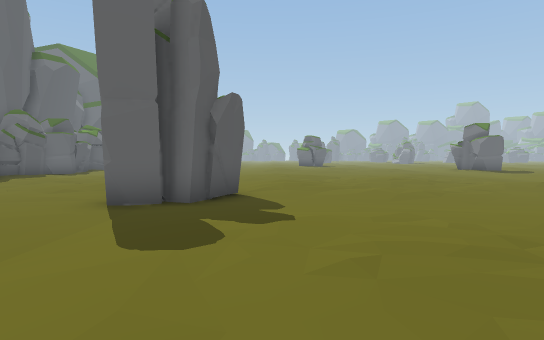
View 1 (above)

21 first-person views from a walk through a scene from a Unity 3-D project. The camera is 1.5 m above the floor, tilts 2° down and sees 75° across. The floor is counted in squares, 2 m on a side. Each view is taken from the middle of a square. On the plan, view 1 faces up. The plan holds only what a view shows up to about 11 squares ahead; the rest is blank. The place goes on beyond the plan. The player is left out. Some animated figures are left out.

View 2
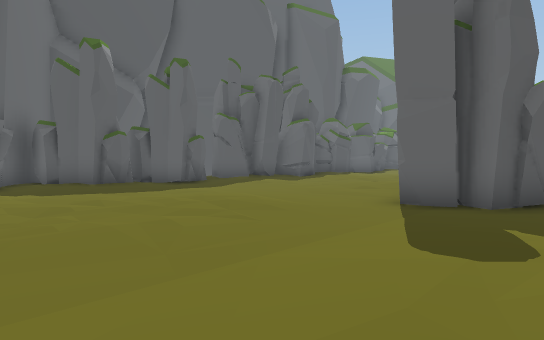

View 3
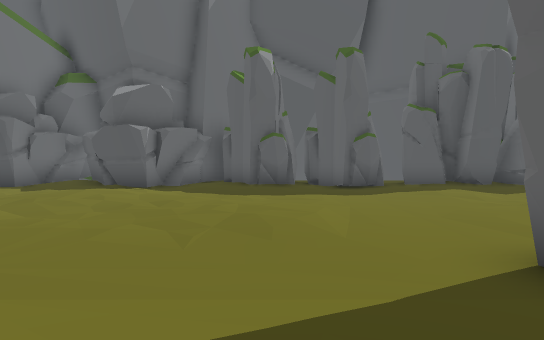

View 4
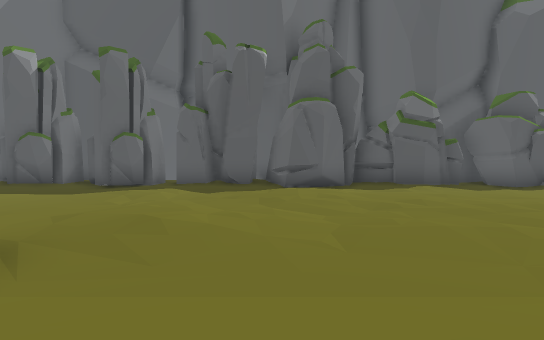

View 5
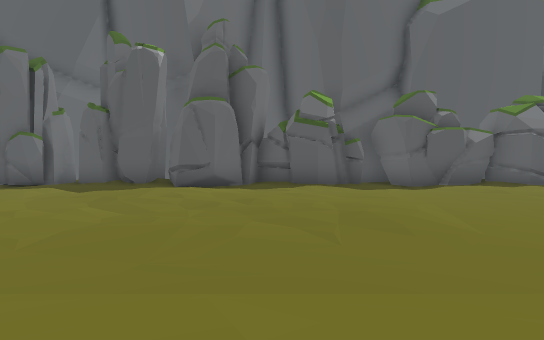

View 6
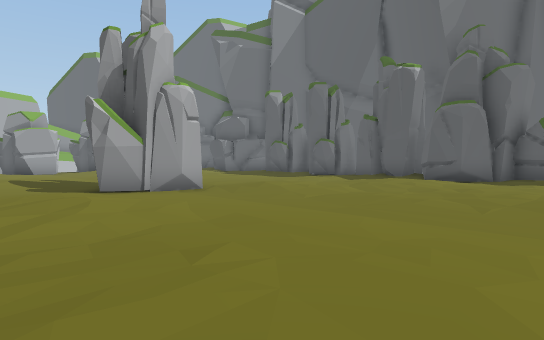

View 7
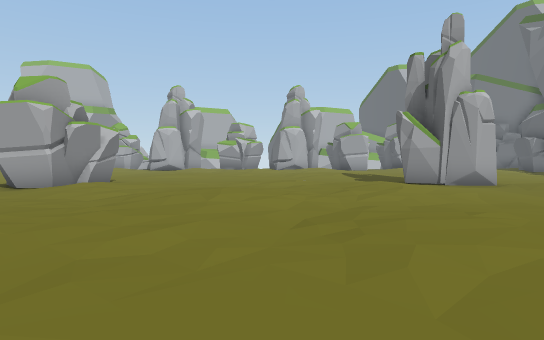

View 8
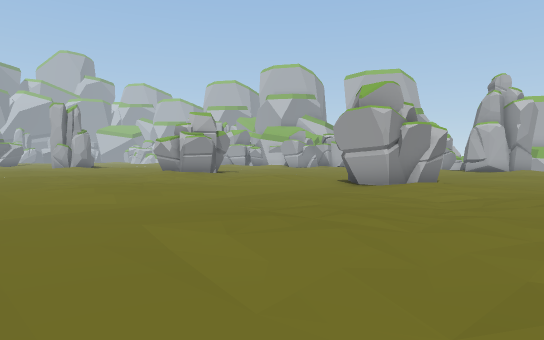

View 9
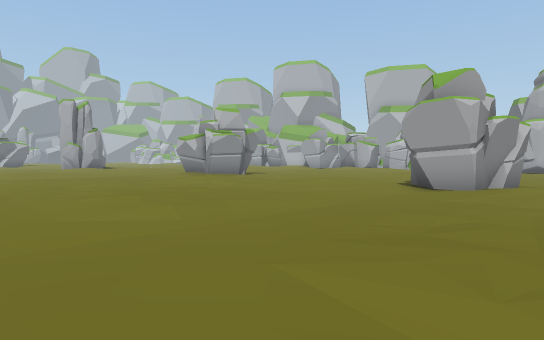

View 10
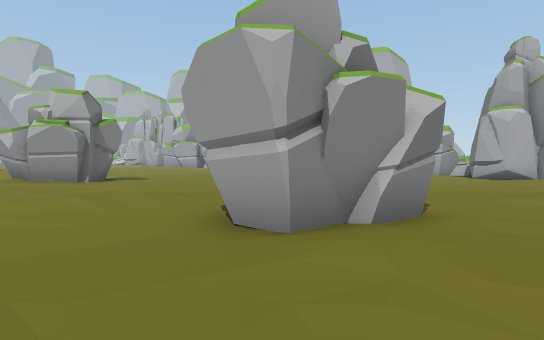

View 11
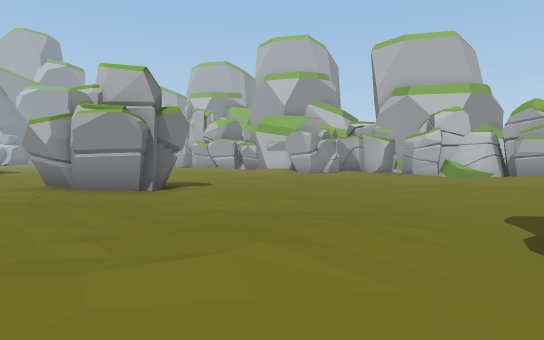

View 12
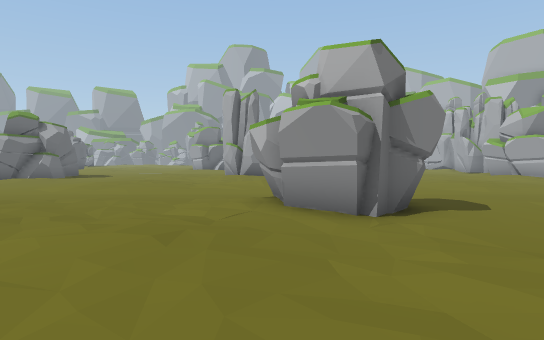

View 13
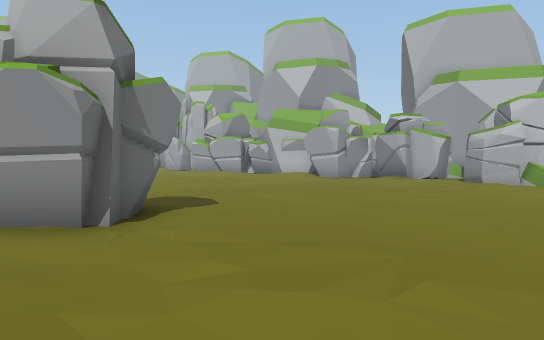

View 14
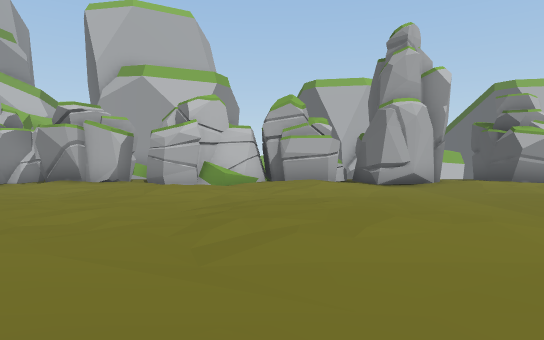

View 15
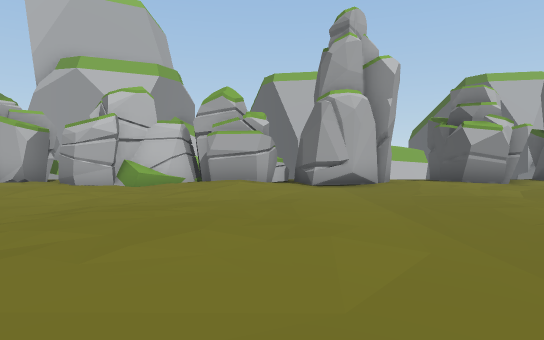

View 16
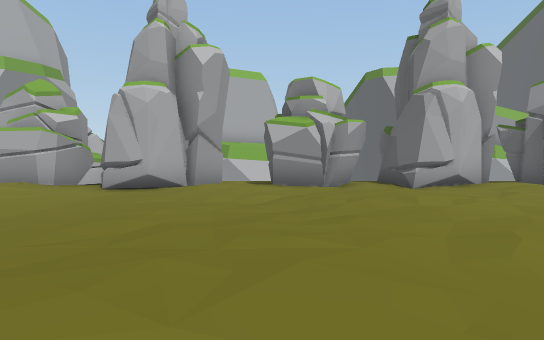

View 17
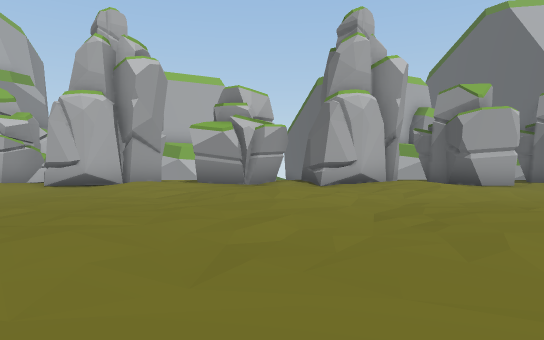

View 18
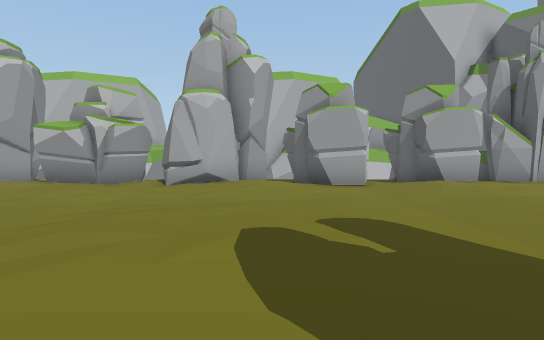

View 19
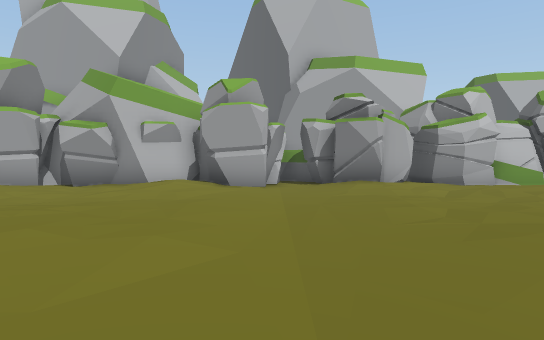

View 20
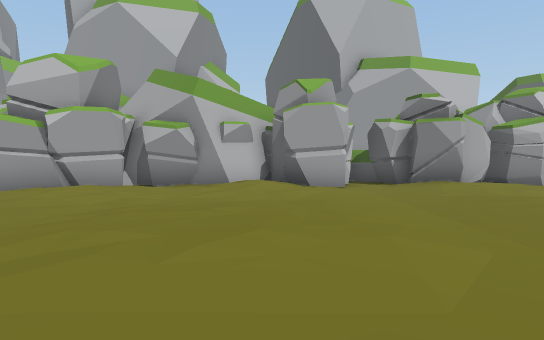

View 21
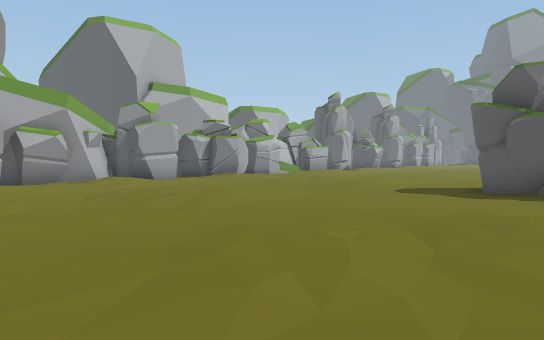

### Floor plan
Key: @ floor where view 1 was taken; # wall or solid block; . main floor; : floor 0.25 m higher than the main floor; - floor 0.25 m lower than the main floor; / step, stairs or slope; = window, fence, low wall or low ledge; O other object.
Columns run from 13 left of view 1 to 28 right of it. Each row starts with its distance up from view 1.
 19    #....
 18   ##-----       -- -----           --
 17   ---------    ---------------    ---
 16   O.-.....--....-....---...-.... --..
 15   OO......--....-/...--..........--..
 14   O.......--..........-..........--..
 13   #.......--...-......--.........--..
 12   ##/:..-.--../..:....--.../:..-.--..
 11   ##./....--./...:/...--/.../....--./
 10   ##...../.-./../..../--/:.....##.-./../ .
  9   #....../--./...-../.##/.....###--./...-
  8   #.......###........###./.....##---......
  7   #-..--.-###--..--..#  ---..--.------..--
  6   #------------------- -------------------
  5   ..-.../----..--../----...-.../----..--.
  4   #.-.....--....-.....-....-.....--....-.
  3 ###.......--.........--..........--......
  2 #...-.....--..........-....-.....--......
  1 ###-.///..--..--./.-..--.--.///..--..--./.
  0   ##.::...--.@...:/-..--./..::...--.....:.
 -1   ##......--.//../.../--//.......--.//..##
 -2   :....../--....-.##:/-//O.=//.##-##.####
 -3   ####- ##-##/######.###OOO###########
 -4      ##  ###### ####.###OOO
 -5                         OO

Positions as (right, up) in squares from view 1, and headings:
1: (0, 0), facing up
2: (0, 0), facing up-left
3: (0, 4), facing left
4: (0, 11), facing left
5: (0, 14), facing left
6: (2, 16), facing down-left
7: (3, 18), facing down
8: (4, 18), facing down-right
9: (6, 18), facing down-right
10: (6, 12), facing down-right
11: (10, 12), facing down-right
12: (12, 10), facing right
13: (13, 10), facing down-right
14: (13, 8), facing down
15: (11, 7), facing down
16: (6, 6), facing down
17: (4, 7), facing down
18: (0, 7), facing down
19: (21, 7), facing down
20: (23, 7), facing down
21: (28, 10), facing down-left
